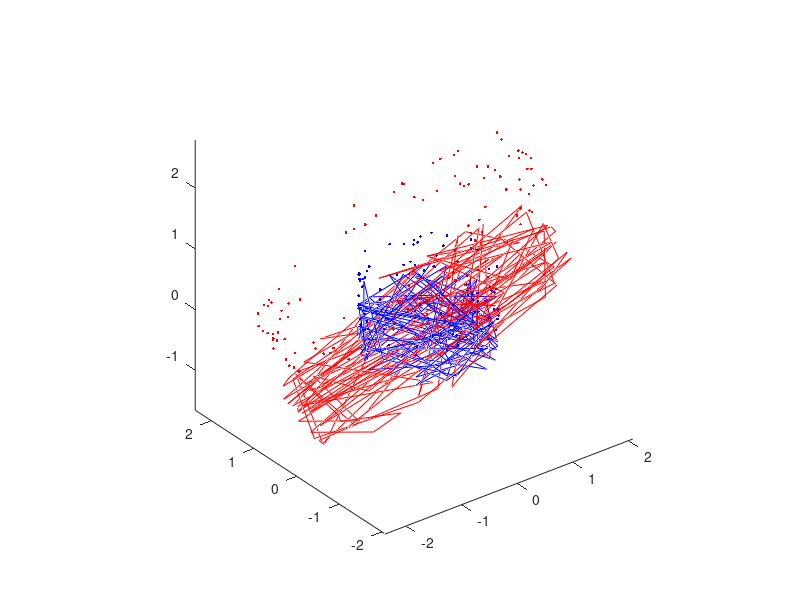
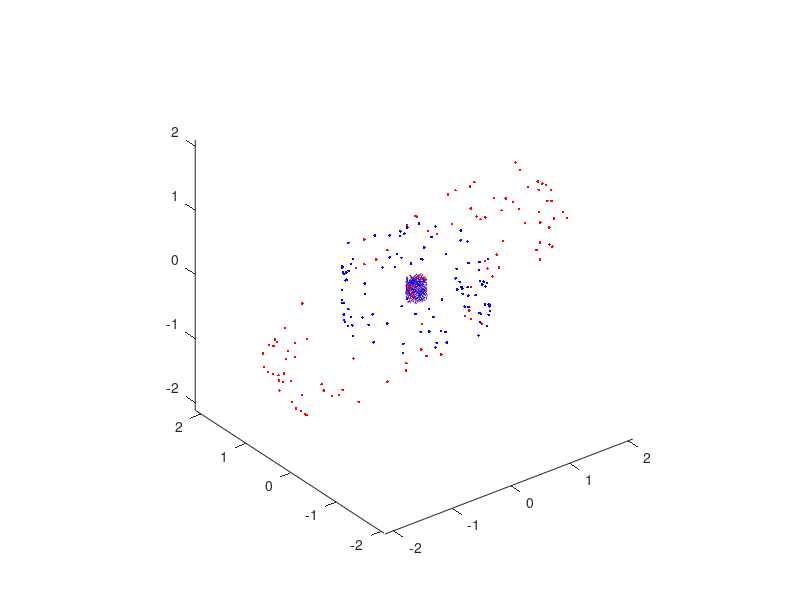
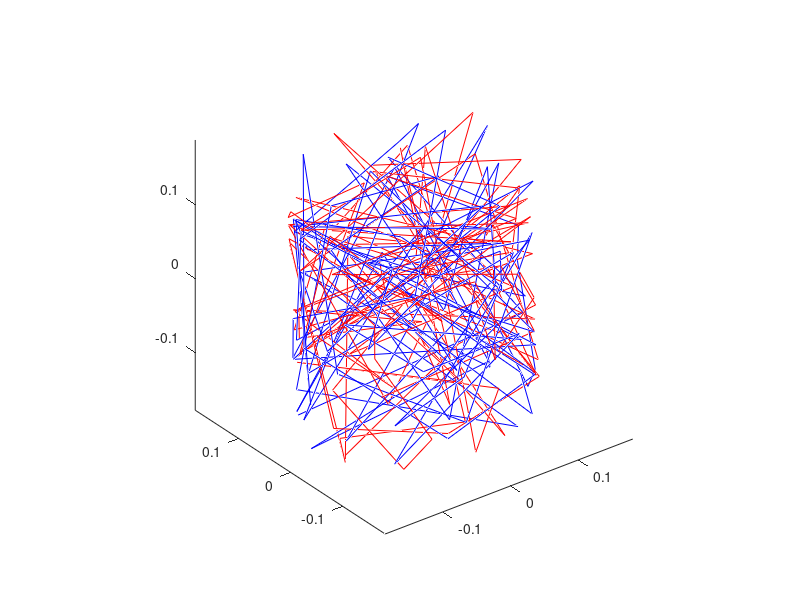
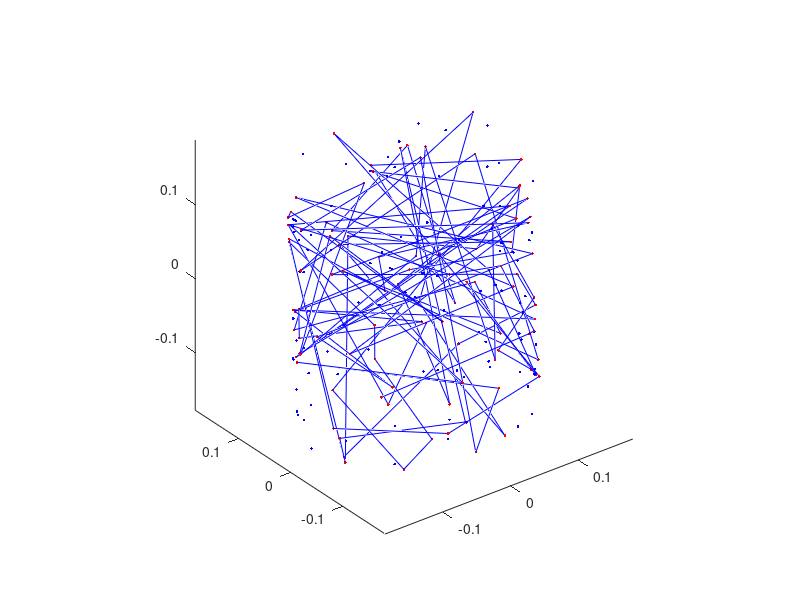

These charts were generated, in order, by the following MATLAB code:
#!/bin/octave
## @ moritz siegel

clear all
close all
clc
#graphics_toolkit('gnuplot')
#graphics_toolkit('qt')
#graphics_toolkit('fltk')

disp( 'init \\\\\\\\\\\\\\\\\\\\\\\\\\\\\\\\\\\\\\\\\\\\\\\\\\\\\\\\\\\\\\ ' );

## init first point cloud.
n = 100;
theta = 100 * rand( n, 1 );
p = [ cos( theta ), sin( theta ), 1 * rand( size( theta ) ) ];

## define affine transforms & derive second point cloud.
translate = [ 0, 0.3, 0.7 ];
reflect = [ -1, 0, 0; 0, 1, 0; 0, 0, 1 ];
scale = [ 2, 0, 0; 0, 1, 0; 0, 0, 1 ];
theta = 30;
rot = [ cosd(theta), 0, -sind(theta); 0, 1, 0; sind(theta), 0, cosd(theta) ];
shear = [ 1, 0.5, 0; 0, 1, 0; 0, 0, 1 ];
affine_transform = eye( 3 );
affine_transform = affine_transform * rot;
affine_transform = affine_transform * reflect;
affine_transform = affine_transform * scale;
affine_transform = affine_transform * shear;
q = ( affine_transform * p' )';
q = q + translate;

## check determinant.
#assert( det( affine_transform ) > 0, "det( affine_transform ) <= 0, rerun" );


disp( 'analyse \\\\\\\\\\\\\\\\\\\\\\\\\\\\\\\\\\\\\\\\\\\\\\\\\\\\\\\\\\\ ' );

## 1) get rid of translation.
centroid_p = mean( p );
centroid_q = mean( q );
p_shifted = p - repmat( centroid_p, n, 1 );
q_shifted = q - repmat( centroid_q, n, 1 );

## plot & compare both shifted point clouds with originals.
fhc0 = figure;
plot3( p(:,1), p(:,2), p(:,3), '.b' );
hold on
plot3( q(:,1), q(:,2), q(:,3), '.r' );
axis equal
plot3( p_shifted(:,1), p_shifted(:,2), p_shifted(:,3), 'b' );
plot3( q_shifted(:,1), q_shifted(:,2), q_shifted(:,3), 'r' );
print( fhc0, "affine_1_shifted_vs_origninal.png" )

## check centroids.
eps = 1e-8;
assert( mean( p_shifted ) < eps & mean( q_shifted ) < eps, "not centered" );

## 2) orthogonal reduction

## covariance matrices.
s_p = p_shifted' * p_shifted;
s_q = q_shifted' * q_shifted;
#assert( [1,0,0] * s_p * [1,0,0]' > 0 & [1,0,0] * s_q * [1,0,0]' > 0, "not positive-definite"); # chol() checks that

## inverse square-roots of the covariance matrices.
s_sqrt_p = chol( s_p, "lower" ); # choleski decomposition: A -> LL*
s_sqrt_q = chol( s_q, "lower" );
s_inv_sqrt_p = inv( s_sqrt_p ); # inverse: A -> A^-1
s_inv_sqrt_q = inv( s_sqrt_q );
p_orthogonal = ( s_inv_sqrt_p * p_shifted' )';
q_orthogonal = ( s_inv_sqrt_q * q_shifted' )';

## p and q are now related by a rotational matrix r = s_inv_sqrt_q affine s_sqrt_p (no inverse!)

## plot & compare both orthonormalised point clouds with shifted.
fhos0 = figure;
plot3( p_shifted(:,1), p_shifted(:,2), p_shifted(:,3), '.b' );
hold on;
axis equal;
plot3( q_shifted(:,1), q_shifted(:,2), q_shifted(:,3), '.r' );
plot3( p_orthogonal(:,1), p_orthogonal(:,2), p_orthogonal(:,3), 'b' );
plot3( q_orthogonal(:,1), q_orthogonal(:,2), q_orthogonal(:,3), 'r' );
print( fhos0, "affine_2_orthogonal_vs_shifted.png" );
fhoo0 = figure;
plot3( p_orthogonal(:,1), p_orthogonal(:,2), p_orthogonal(:,3), 'b' );
hold on;
axis equal;
plot3( q_orthogonal(:,1), q_orthogonal(:,2), q_orthogonal(:,3), 'r' );
print( fhoo0, "affine_3_orthogonal.png" );

## covariance matrix
h = p_orthogonal' * q_orthogonal;

## singular value decomposition
[ u, s, v ] = svd( h );
rotation = v * u';

if ( det( rotation ) < 0 )
  printf( "warning: det(rotation) < 0" );
  if ( any( s(:) ) < 0 )
    printf( "found reflection, correcting." );
    v(:,3) = -v(:,3);
    rotation = v*u';
  else
    printf( "error: single-value-decomposition failed! \
provided data seems is too noisy for least-squares." );  
  endif
endif

## rotate orthogonal point clouds.
p_rotated = ( rotation * p_orthogonal' )';

## plot & compare both orthonormalised point clouds with shifted.
fhor0 = figure;
plot3( p_orthogonal(:,1), p_orthogonal(:,2), p_orthogonal(:,3), '.b' );
hold on;
axis equal;
plot3( q_orthogonal(:,1), q_orthogonal(:,2), q_orthogonal(:,3), '.r' );
plot3( p_rotated(:,1), p_rotated(:,2), p_rotated(:,3), 'b' );
print( fhor0, "affine_4_rotated_vs_orthogonal.png" );

## transform the rotation in the non-orthogonal affine transform.
affine_rotation = ( s_sqrt_q * rotation ) * s_inv_sqrt_p;

## rotate orthogonal point clouds.
p_shifted_rotated = ( affine_rotation * p_shifted' )';

## plot & compare both orthonormalised point clouds with shifted.
fhor0 = figure;
plot3( p_shifted(:,1), p_shifted(:,2), p_shifted(:,3), '.b' );
hold on;
axis equal;
plot3( q_shifted(:,1), q_shifted(:,2), q_shifted(:,3), '.r' );
plot3( p_shifted_rotated(:,1), p_shifted_rotated(:,2), p_shifted_rotated(:,3), 'b' );
print( fhor0, "affine_5_affine_rotated_vs_shifted.png" );

## compute translation.
translation = centroid_q - ( affine_rotation * centroid_p' )';

disp( 'simulated translation vector:' )
disp( translate )
disp( 'recovered translation vector:' )
disp( translation )
disp( 'deviation translation vector:' )
disp( translate - translation )
disp( 'simulated affine transform:' )
disp( affine_transform )
disp( 'recovered affine transform:' )
disp( affine_rotation )
disp( 'deviation affine transform:' )
disp( affine_transform - affine_rotation )
assert( all( all( ( affine_transform - affine_rotation ) < eps ) ), "failed to recover affine transform" ); 
